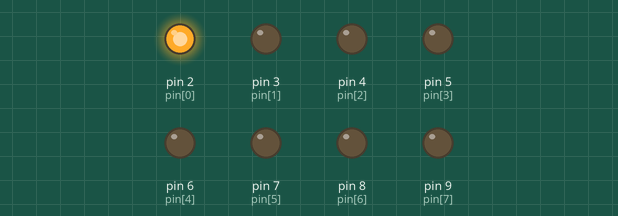
This sketch was run on a simulated Arduino Uno, built with avr-gcc and run on an emulated ATmega328P. On the bench: output pins drawn as LEDs (lit = HIGH).

Above: at 0.05 s.
At 0.45 s:
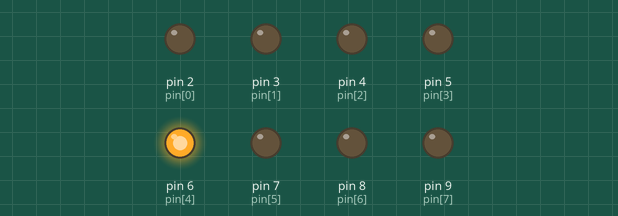
At 0.75 s:
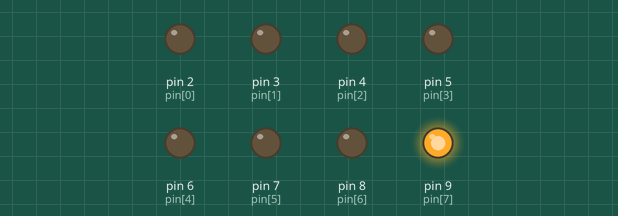
At 1.55 s:
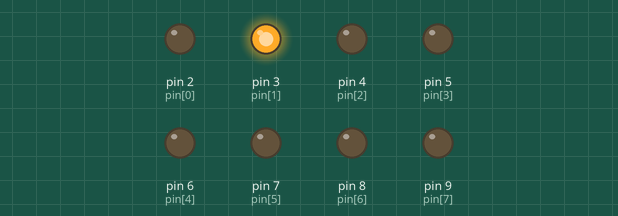
At 2.35 s:
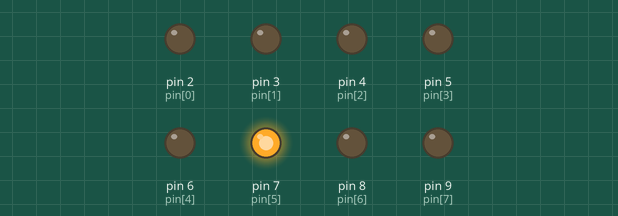
At 3.15 s:
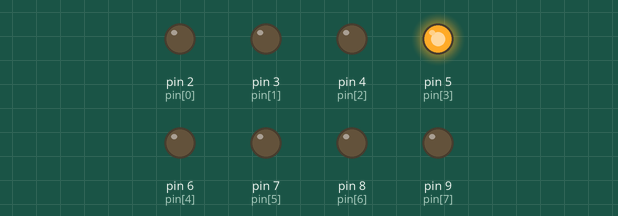
Timing chart, 0 to 3.5 s (numbered marks = the images above):
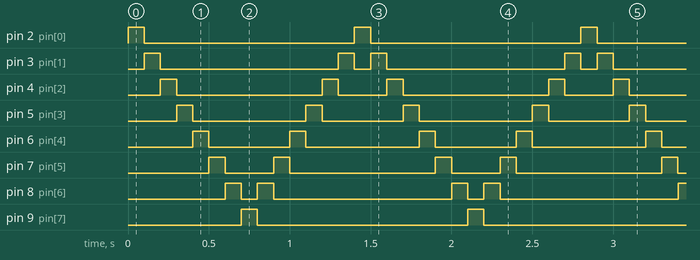

The sketch:

practica7.ino
```cpp
/*------------------------------------------Programa----------------------------------------------- */
// Algoritmo.- Prender desde el Pin 2-9 (LEDs) mediante un arreglo donde se encuentran ubicados
// los PINES del Arduino y usando un ciclo ―FOR‖ acceder y prender cada uno de los PINES.

int pin[]={2,3,4,5,6,7,8,9}; // se declara este arreglo, para el acceso a cada PIN que se va a usar.

// Se inicializan del Pin 2 – 9 Digital como Salida.
void setup(){
	int i; 	//variable utilizada como contador.
	for(i=0;i<8;i++){ //Ciclo para configurar cada uno de los PINES como de Salida.
		pinMode(pin[i],OUTPUT);
	}
}

void loop(){
	int i; 	//Variable utilizada como contador.
	for(i=0;i<8;i++){ //Ciclo para Encender cada uno de los PINES y generar la secuencia de ida.
	  digitalWrite(pin[i],HIGH); // Prende el PIN # del arreglo pin en la posición ―i‖ ejemplo:
	  delay(100); // si i=0 entonces pin[0] por lo tanto pin[0]=2, esperamos
	  digitalWrite(pin[i],LOW); //100 mili-segundos y por último se apaga ese mismo PIN #.
	}
	for(i=6;i>0;i--){
		//Ciclo para Encender cada uno de los PINES y generar la secuencia de ida.
		digitalWrite(pin[i],HIGH); // Prende el PIN # del arreglo pin en la posición ―i‖ ejemplo:
		delay(100); // si i=0 entonces pin[0] por lo tanto pin[0]=2, esperamos
		digitalWrite(pin[i],LOW); //100 mili-segundos y por último se apaga ese mismo PIN #.
	}
}
/*----------------------------------------Fin de Programa--------------------------------------------- */
```

Measured:
- by itself, pin 2 (pin[0]), pin 9 (pin[7]): alternates HIGH for 0.10 s and LOW for 1.3 s
- by itself, pin 3 (pin[1]): repeats every 1.4 s: LOW 1.1 s, HIGH 0.10 s, LOW 0.10 s, HIGH 0.10 s
- by itself, pin 4 (pin[2]): repeats every 1.4 s: LOW 0.90 s, HIGH 0.10 s, LOW 0.30 s, HIGH 0.10 s
- by itself, pin 5 (pin[3]): repeats every 1.4 s: LOW 0.70 s, HIGH 0.10 s, LOW 0.50 s, HIGH 0.10 s
- by itself, pin 6 (pin[4]): repeats every 1.4 s: LOW 0.50 s, HIGH 0.10 s, LOW 0.70 s, HIGH 0.10 s
- by itself, pin 7 (pin[5]): repeats every 1.4 s: LOW 0.30 s, HIGH 0.10 s, LOW 0.90 s, HIGH 0.10 s
- by itself, pin 8 (pin[6]): repeats every 1.4 s: LOW 0.10 s, HIGH 0.10 s, LOW 1.1 s, HIGH 0.10 s
